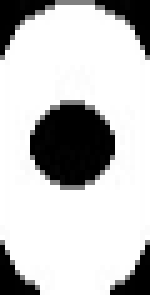
#> input picture Flask_v6/solderpad_2.png, 30 x 59 px (shown 5 times larger)
$ python pad_detector.py solderpad_2.png
#> lines starting #> are read from the running program, lines starting #| are printed output that depends on the picture; after the words box and inside, x2 and y2 are one past the last pixel; in counts of white or black regions, pixels touching at a corner belong together
import cv2
import numpy as np
import sys
import os

def template_matching(reference_img_paths, target_img_path):
    # Load target image
#> called with target_img_path = 'solderpad_2.png'
    target_img = cv2.imread(target_img_path)  # Load as color
#> target_img is the input picture: shape (59, 30, 3); min 0, max 255, mean 195.5

    # Check if target image is loaded successfully
    if target_img is None:
        print("Error: Couldn't load target image.")
        return

    # Convert target image to grayscale for template matching
    target_gray = cv2.cvtColor(target_img, cv2.COLOR_BGR2GRAY)

    # Define threshold
    threshold = 0.6

    # Loop through each reference image
    for reference_img_path in reference_img_paths:
        # Load reference image
        reference_img = cv2.imread(reference_img_path, cv2.IMREAD_GRAYSCALE)  # Load as grayscale

        # Check if reference image is loaded successfully
        if reference_img is None:
            print("Error: Couldn't load reference image:", reference_img_path)
            continue

        # Get dimensions of the reference image
        height, width = reference_img.shape
#> height = 59; width = 30

        # Apply template matching
        res = cv2.matchTemplate(target_gray, reference_img, cv2.TM_CCOEFF_NORMED)
#> res = [1]

        # Find locations where the correlation coefficient is greater than threshold
        loc = np.where(res >= threshold)
#> loc = ([0], [0])

        # Draw rectangles around the matched regions
        for pt in zip(*loc[::-1]):
            cv2.rectangle(target_img, pt, (pt[0] + width, pt[1] + height), (0, 255, 0), 2)
#> this loop made 1 pass
#> pt on pass 1: (0, 0)
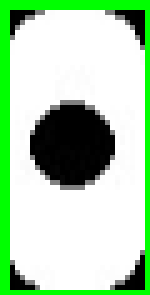
#> target_img: shape (59, 30, 3) (shown 5 times larger); 14.58% of pixels changed, all inside (x1, y1, x2, y2) = (0, 0, 30, 59)

    # Define the output directory and filename
    output_dir = '/home/yash/PCB_FORGE/Flask_v5/outputs'
    os.makedirs(output_dir, exist_ok=True)
    processed_image_path = os.path.join(output_dir, os.path.basename(target_img_path))

    # Save the output image with rectangles drawn
    cv2.imwrite(processed_image_path, target_img)

    # Save the result
    print(f'Rectangle detection completed! Processed image saved: {processed_image_path}')

    # Display result
    cv2.imshow('Matched Result', target_img)
    cv2.waitKey(0)
    cv2.destroyAllWindows()

if __name__ == "__main__":
    target_image_path = sys.argv[1]
    reference_image_paths = ['solderpad_2.png', 'solderpad_3.png']
#> (the run stopped early here; a loop or call above may not have finished)
